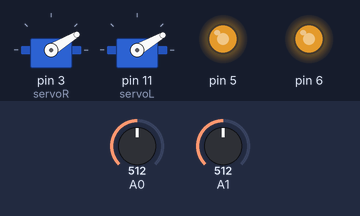
The sketch below on a simulated Arduino Uno, built with avr-gcc and run on an emulated ATmega328P. Parts: 2 × servo, output pins drawn as LEDs (lit = HIGH). The test bench sets the inputs (shaded band); at power-on: A0 = 512, A1 = 512.

Above: at 1.2 s.
1.3 s: A0 set to 350
At 1.66 s:
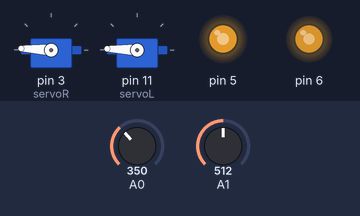
4.3 s: A1 set to 350
At 4.68 s:
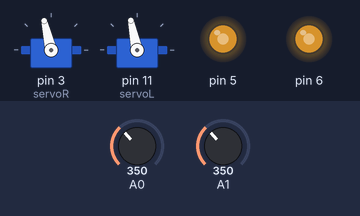
7.3 s: A0 set to 170
At 7.7 s:
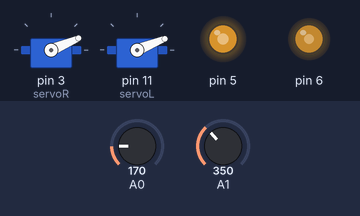
10.3 s: A1 set to 170
At 10.72 s:
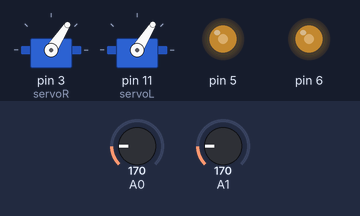
13.3 s: A0 set to 190
At 13.74 s:
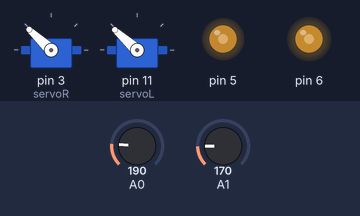
16.3 s: A1 set to 190
At 16.46 s:
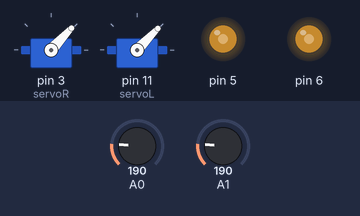
Timing chart, 0 to 27.4 s (numbered marks = the images above; inputs shaded):
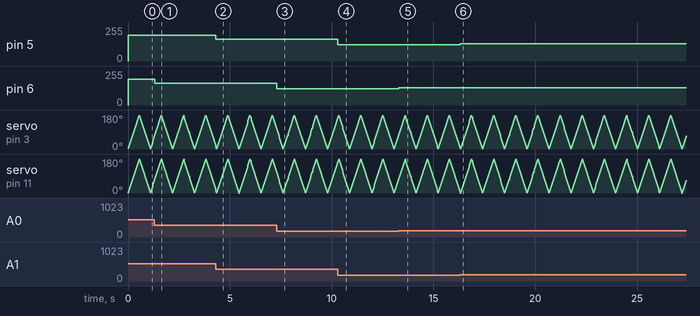

Measured:
- after the input at 1.3 s, pin 6: 193/255 → 165/255 at once
- after the input at 4.3 s, pin 5: 193/255 → 165/255 at once
- after the input at 7.3 s, pin 6: 165/255 → 123/255 at once
- after the input at 10.3 s, pin 5: 165/255 → 123/255 at once
- after the input at 13.3 s, pin 6: 123/255 → 129/255 at once
- after the input at 16.3 s, pin 5: 123/255 → 129/255 at once

The sketch:

skills.ino
```cpp
#include <Servo.h>

// Phototransistor object
struct Phototransistor {
  const uint8_t pin;
  int val = analogRead(pin);

  Phototransistor(): pin(A0), val(0) {}
  Phototransistor(uint8_t p, int x): pin(p), val(x) {}
};

// DCMotor object
struct DCMotorPair {
  const uint8_t pinL;
  const uint8_t pinR;

  DCMotorPair(): pinL(9), pinR(10) {}
  DCMotorPair(uint8_t p1, uint8_t p2): pinL(p1), pinR(p2) {}
};

// models a sweeping motion (from 0 to 180) when called repeatedly
// writes the angle then changes the angle (and direction if applicable)
void sweep(Servo& servo, int& angle, bool& isIncrementing) {
  servo.write(angle);

  if (isIncrementing) {
    angle++;

    if (angle >= 180) {
    isIncrementing = false;
  }
  }
  else {
    angle--;

    if (angle <= 0) {
      isIncrementing = true;
    }
  }
}

// Global variables initialisation
Phototransistor PhotoL(A0, 0);
Phototransistor PhotoR(A1, 1);
DCMotorPair Motors(5, 6);
Servo servoL;
Servo servoR;

const double SENSITIVITY = 0.6;
const int timeForHalfRotation = 250;
const int distanceBetweenPhototransistorCM = 6; // (cm)
int angle = 0;
double maxAngleL = 0;
double maxAngleR = 0;
int maxPhotoValL = 0;
int maxPhotoValR = 0;
bool isIncrementing = true;

int adjust(double x) {
  return int(pow(255,SENSITIVITY) * pow(x,1-SENSITIVITY));
}

void setup() {
  //Initialise pin modes and serial
  pinMode(A0, INPUT);
  pinMode(A1, INPUT);

  pinMode(Motors.pinL, OUTPUT);
  pinMode(Motors.pinR, OUTPUT);

  servoR.attach(3);
  servoL.attach(11);

  Serial.begin(9600);
}

void loop() {
  for (int i = 0; i < 360; i++) {
    //Read both input voltages
    PhotoL.val = analogRead(A0);
    PhotoR.val = analogRead(A1);

    sweep(servoL, angle, isIncrementing);
    sweep(servoR, angle, isIncrementing);

    double speedL = adjust(PhotoL.val/4);
    double speedR = adjust(PhotoR.val/4);

    analogWrite(Motors.pinR, speedL);
    analogWrite(Motors.pinL, speedR);

    delay(5);
  }

}
```
